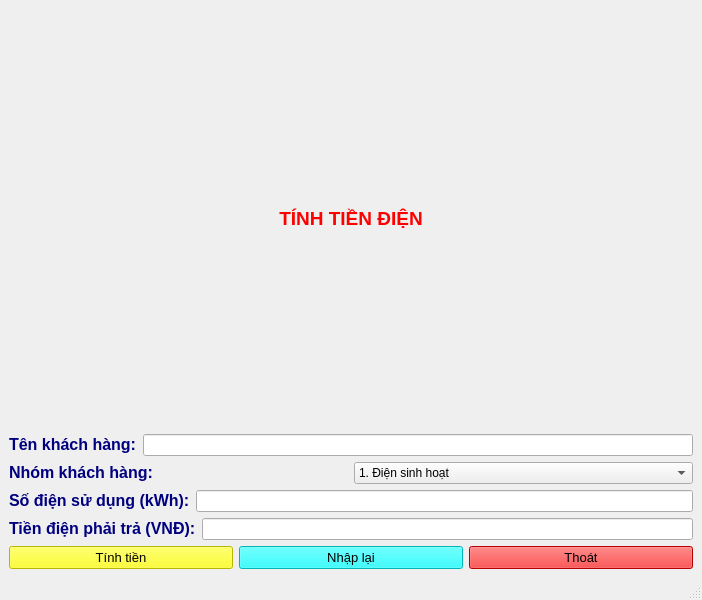
<?xml version="1.0" encoding="UTF-8"?>
<ui version="4.0">
 <class>MainWindow</class>
 <widget class="QMainWindow" name="MainWindow">
  <property name="geometry">
   <rect>
    <x>0</x>
    <y>0</y>
    <width>702</width>
    <height>600</height>
   </rect>
  </property>
  <property name="windowTitle">
   <string>MainWindow</string>
  </property>
  <widget class="QWidget" name="centralwidget">
   <layout class="QVBoxLayout" name="verticalLayout_2">
    <item>
     <layout class="QVBoxLayout" name="verticalLayout">
      <item>
       <widget class="QLabel" name="label">
        <property name="text">
         <string>&lt;html&gt;&lt;head/&gt;&lt;body&gt;&lt;p align=&quot;center&quot;&gt;&lt;span style=&quot; font-size:14pt; font-weight:600; color:#ff0000;&quot;&gt;TÍNH TIỀN ĐIỆN&lt;/span&gt;&lt;/p&gt;&lt;/body&gt;&lt;/html&gt;</string>
        </property>
       </widget>
      </item>
      <item>
       <layout class="QHBoxLayout" name="horizontalLayout">
        <item>
         <widget class="QLabel" name="label_2">
          <property name="text">
           <string>&lt;html&gt;&lt;head/&gt;&lt;body&gt;&lt;p&gt;&lt;span style=&quot; font-size:12pt; font-weight:600; color:#00007f;&quot;&gt;Tên khách hàng:&lt;/span&gt;&lt;/p&gt;&lt;/body&gt;&lt;/html&gt;</string>
          </property>
         </widget>
        </item>
        <item>
         <widget class="QLineEdit" name="lineEdit"/>
        </item>
       </layout>
      </item>
      <item>
       <layout class="QHBoxLayout" name="horizontalLayout_2">
        <item>
         <widget class="QLabel" name="label_3">
          <property name="text">
           <string>&lt;html&gt;&lt;head/&gt;&lt;body&gt;&lt;p&gt;&lt;span style=&quot; font-size:12pt; font-weight:600; color:#00007f;&quot;&gt;Nhóm khách hàng:&lt;/span&gt;&lt;/p&gt;&lt;/body&gt;&lt;/html&gt;</string>
          </property>
         </widget>
        </item>
        <item>
         <widget class="QComboBox" name="comboBox">
          <item>
           <property name="text">
            <string>1. Điện sinh hoạt</string>
           </property>
          </item>
          <item>
           <property name="text">
            <string>2. Điện dùng công tơ thẻ trả trước</string>
           </property>
          </item>
         </widget>
        </item>
       </layout>
      </item>
      <item>
       <layout class="QHBoxLayout" name="horizontalLayout_3">
        <item>
         <widget class="QLabel" name="label_4">
          <property name="text">
           <string>&lt;html&gt;&lt;head/&gt;&lt;body&gt;&lt;p&gt;&lt;span style=&quot; font-size:12pt; font-weight:600; color:#00007f;&quot;&gt;Số điện sử dụng (kWh):&lt;/span&gt;&lt;/p&gt;&lt;/body&gt;&lt;/html&gt;</string>
          </property>
         </widget>
        </item>
        <item>
         <widget class="QLineEdit" name="lineEdit_2"/>
        </item>
       </layout>
      </item>
      <item>
       <layout class="QHBoxLayout" name="horizontalLayout_4">
        <item>
         <widget class="QLabel" name="label_5">
          <property name="text">
           <string>&lt;html&gt;&lt;head/&gt;&lt;body&gt;&lt;p&gt;&lt;span style=&quot; font-size:12pt; font-weight:600; color:#00007f;&quot;&gt;Tiền điện phải trả (VNĐ):&lt;/span&gt;&lt;/p&gt;&lt;/body&gt;&lt;/html&gt;</string>
          </property>
         </widget>
        </item>
        <item>
         <widget class="QLineEdit" name="lineEdit_3"/>
        </item>
       </layout>
      </item>
      <item>
       <layout class="QHBoxLayout" name="horizontalLayout_5">
        <item>
         <widget class="QPushButton" name="pushButton">
          <property name="minimumSize">
           <size>
            <width>0</width>
            <height>8</height>
           </size>
          </property>
          <property name="font">
           <font>
            <pointsize>10</pointsize>
           </font>
          </property>
          <property name="styleSheet">
           <string notr="true">background-color:rgb(255, 255, 0);</string>
          </property>
          <property name="text">
           <string>Tính tiền</string>
          </property>
          <property name="icon">
           <iconset>
            <normaloff>tính tiền.png</normaloff>tính tiền.png</iconset>
          </property>
         </widget>
        </item>
        <item>
         <widget class="QPushButton" name="pushButton_2">
          <property name="minimumSize">
           <size>
            <width>0</width>
            <height>8</height>
           </size>
          </property>
          <property name="font">
           <font>
            <pointsize>10</pointsize>
           </font>
          </property>
          <property name="styleSheet">
           <string notr="true">background-color:rgb(0, 255, 255);</string>
          </property>
          <property name="text">
           <string>Nhập lại</string>
          </property>
          <property name="icon">
           <iconset>
            <normaloff>nhập lại.png</normaloff>nhập lại.png</iconset>
          </property>
         </widget>
        </item>
        <item>
         <widget class="QPushButton" name="pushButton_3">
          <property name="font">
           <font>
            <pointsize>10</pointsize>
            <weight>50</weight>
            <bold>false</bold>
           </font>
          </property>
          <property name="styleSheet">
           <string notr="true">background-color:rgb(255, 0, 0);</string>
          </property>
          <property name="text">
           <string>Thoát</string>
          </property>
          <property name="icon">
           <iconset>
            <normaloff>thoát.png</normaloff>thoát.png</iconset>
          </property>
         </widget>
        </item>
       </layout>
      </item>
     </layout>
    </item>
   </layout>
  </widget>
  <widget class="QMenuBar" name="menubar">
   <property name="geometry">
    <rect>
     <x>0</x>
     <y>0</y>
     <width>702</width>
     <height>26</height>
    </rect>
   </property>
  </widget>
  <widget class="QStatusBar" name="statusbar"/>
 </widget>
 <resources/>
 <connections/>
</ui>
